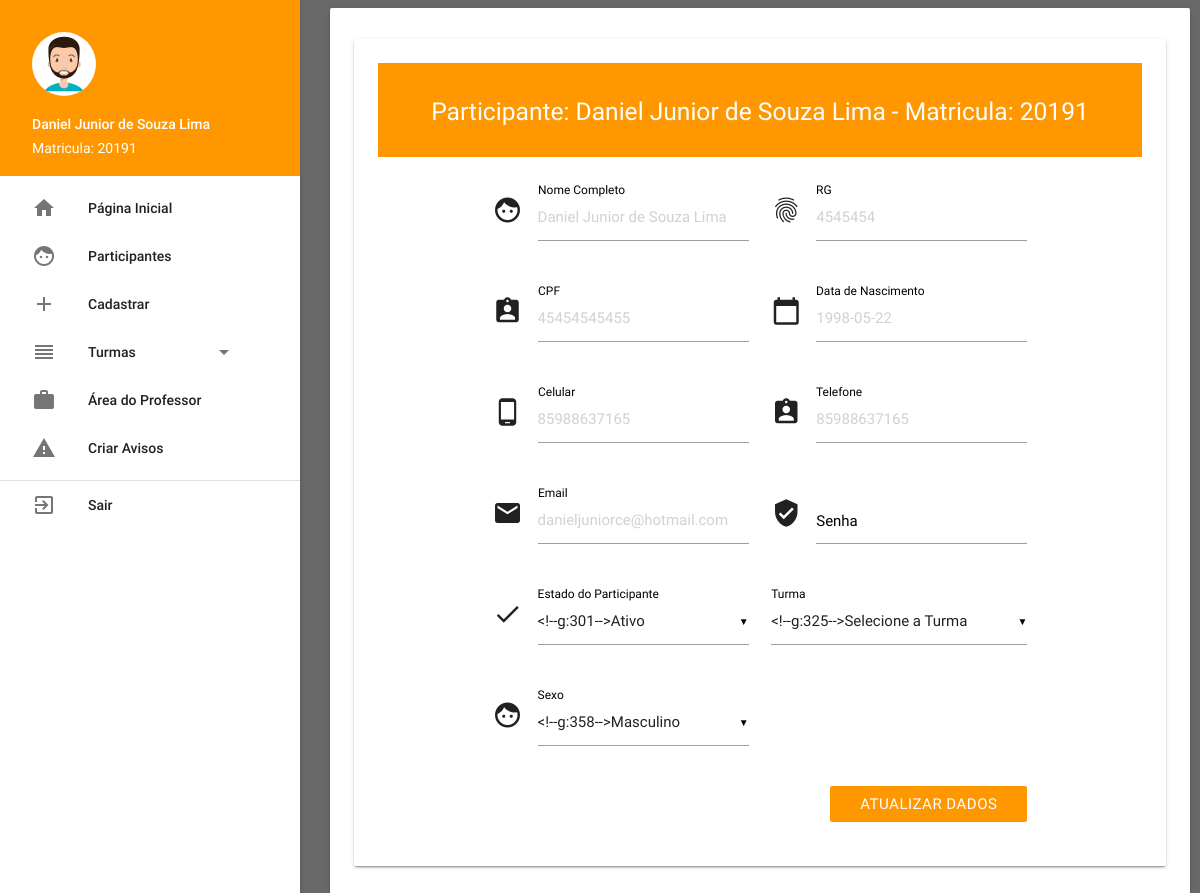
/adm/editar/20191 (signed in), run on the app's committed database.
### tables this page shows
CREATE TABLE `participantes` (
  `id` int(11) NOT NULL,
  `nome_completo` varchar(120) DEFAULT NULL,
  `data_nascimento` varchar(10) DEFAULT NULL,
  `estado_participante` varchar(15) DEFAULT NULL,
  `rg` varchar(12) DEFAULT NULL,
  `cpf` varchar(11) DEFAULT NULL,
  `matricula` varchar(20) DEFAULT NULL,
  `celular` varchar(12) DEFAULT NULL,
  `telefone` varchar(12) DEFAULT NULL,
  `email` varchar(120) DEFAULT NULL,
  `sexo` varchar(15) DEFAULT NULL,
  `turma` varchar(25) DEFAULT NULL,
  `acesso` varchar(10) DEFAULT 'user',
  `senha` varchar(70) DEFAULT NULL,
  `tipo` varchar(12) DEFAULT NULL,
  `numeracao_tipo` varchar(12) DEFAULT NULL
);

### App/Controller/admController.php (called while the page is built, shortened)
<?php
class admController extends controller
{
    public function editar($matricula)
    {
        $dados = array();
        $adm = new adm();
        if (!empty($matricula)) {
            $dados['dados'] = $adm->vizualizarDados($matricula);
            $dados['turmas'] = $adm->visualizarTurmas();
        } else {
            $dados['dados'] = "Nenhum Resultado encontrado";
        }
        $this->template('adm', 'participantes-perfil', $dados);
    }
}

### Core/core.php (called while the page is built, shortened)
<?php
    class Core{
        public function run(){
            $url = explode('index.php', $_SERVER['PHP_SELF']);
            $url = end($url);
            $params = array();
            if(!empty($url))
            {
                $url = explode('/', $url);
                array_shift($url);
                array_shift($url);
                if (isset($url[0]))
                {
                    $currentAction = $url[0];
                    array_shift($url);
                } else {
                    $currentAction = 'index';
                }
                if(count($url) > 0){
                    $params = $url;
                }
            } else {
                $currentAction = 'index';
                $currentController = 'homeController';
                $params = array();
            }
            $c = new $currentController();
            call_user_func_array(array($c, $currentAction), $params);
        }
    }

### index.php (called while the page is built, shortened)
<?php
    require_once('Core/core.php');
$core = new Core();
$core->run();

### App/Model/model.php (called while the page is built, shortened)
<?php
class model
{
    public function __construct()
    {
        try {
            $this->pdo = new PDO('mysql:host=sql201.byethost.com;port=3306;dbname=b15_22255918_inclusaodigital', 'b15_22255918', '86318162');
        } catch (PDOException $e) {
            echo 'Falhou a conexão com banco de dados (Error: ' . $e->getMessage() . ')';
        }
    }
}

### App/Model/adm.php (called while the page is built, shortened)
<?php
class adm extends model
{
    public function vizualizarDados($matricula)
    {
        if (!empty($matricula)) {
            $sql = "SELECT * FROM participantes WHERE matricula = '$matricula'";
            $sql = $this->pdo->query($sql);
            if ($sql->rowCount() > 0) {
                return $sql->fetch();
            } else {
                return "Nenhum resultado encontrado";
            }
        }
    }
    public function visualizarTurmas()
    {
        $sqlPart = "SELECT * FROM turmas";
        $sqlPart = $this->pdo->query($sqlPart);
        if ($sqlPart->rowCount() > 0) {
            return $sqlPart->fetchAll();
        } else {
            return false;
        }
    }
}

### App/View/adm/participantes-perfil.php (the view, shortened to what this page needs)
<div class="card-panel">
        <div class="orange">
            <br>
            <div>
                <h5 class="center-align color-white"><span class="text-white">Participante: <?php echo $dados['nome_completo'];?> - Matricula: <?php echo $dados['matricula'];?></span></h5>
            </div>
        <br>
    </div>
    <form method="POST" class="container">
    <br>
        <div class="row">
            <div class="col s12 m6 l6">
                <div class="input-field s12">
                    <i class="material-icons prefix">face</i>
                    <input type="text" value="" id="nome_completo" name="nome_completo" placeholder="<?php echo $dados['nome_completo'];?>">
                    <label for="nome_completo">Nome Completo</label>
                </div>
            </div>
            <div class="col s12 m6 l6">
                <div class="input-field s12">
                    <i class="material-icons prefix">fingerprint</i>
                    <input type="number" value="" id="rg" name="rg" placeholder="<?php echo $dados['rg'];?>">
                    <label for="rg">RG</label>
                </div>
            </div>
        </div>
        <div class="row">
            <div class="col s12 m6 l6">
                <div class="input-field s12">
                    <i class="material-icons prefix">assignment_ind</i>
                    <input type="number" value="" id="cpf" name="cpf" placeholder="<?php echo $dados['cpf'];?>">
                    <label for="cpf">CPF</label>
                </div>
            </div>
            <div class="col s12 m6 l6">
                <div class="input-field s12">
                    <i class="material-icons prefix">calendar_today</i>
                    <input type="number" value="" id="data_nascimento" name="data_nascimento" placeholder="<?php echo $dados['data_nascimento'];?>">
                    <label for="data_nascimento">Data de Nascimento</label>
                </div>
            </div>
        </div>
        <div class="row">
            <div class="col s12 m6 l6">
                <div class="input-field s12">
                    <i class="material-icons prefix">phone_android</i>
                    <input type="number" value="" id="celular" name="celular" placeholder="<?php echo $dados['celular'];?>">
                    <label for="celular">Celular</label>
                </div>
            </div>
            <div class="col s12 m6 l6">
                <div class="input-field s12">
                    <i class="material-icons prefix">assignment_ind</i>
                    <input type="number" value="" id="telefone" name="telefone" placeholder="<?php echo $dados['telefone'];?>">
                    <label for="telefone">Telefone</label>
                </div>
            </div>
        </div>
        <div class="row">
            <div class="col s12 m6 l6">
                <div class="input-field s12">
                    <i class="material-icons prefix">email</i>
                    <input type="email" value="" id="email" name="email" placeholder="<?php echo $dados['email'];?>">
                    <label for="email">Email</label>
                </div>
            </div>
            <div class="col s12 m6 l6">
                <div class="input-field s12">
                    <i class="material-icons prefix">verified_user</i>
                    <input type="password" value="" id="senha" name="senha">
                    <label for="senha">Senha</label>
                </div>
            </div>
        </div>
        <div class="row">
            <div class="col s12 m6 l6">
                <div class="input-field">
                    <i class="material-icons prefix">done</i>
                    <label for="estado_participante">Estado do Participante</label>
                </div>
            </div>
            <div class="col s12 m6 l6">
                <div class="input-field s12">
                    <label for="turma">Turma</label>
                </div>
            </div>
        </div>
        <div class="row">
            <div class="col s12 m6 l6">
                <div class="input-field s6 offset-2">
                    <i class="material-icons prefix">face</i>
                    <label for="sexo">Sexo</label>
                </div>
            </div>
            <div class="col s12 m6 l6">
            </div>
        </div>
        <div class="row">
            <div class="col s12 m6 l6">
            </div>
            <div class="col s12 m6 l6">
                <button class="btn orange right z-depth-0" type="submit">Atualizar Dados</button>
            </div>
        </div>
    </form>
</div>

### src/css/style.css (style rules this page uses)
body { background-color: #696969; }
.input-field label { color: #000; }
body, main, footer { padding-left: 330px; padding-right: 10px; }
.color-white { color: white; }

### data on the page
participantes: nome_completo "Daniel Junior de Souza Lima", matricula "20191", rg "4545454", cpf "45454545455", data_nascimento "1998-05-22", celular "85988637165", telefone "85988637165", email "danieljuniorce@hotmail.com"

### other printed values
$_SESSION['nome_completo'] "Daniel Junior de Souza Lima"
$_SESSION['matricula'] "20191"
